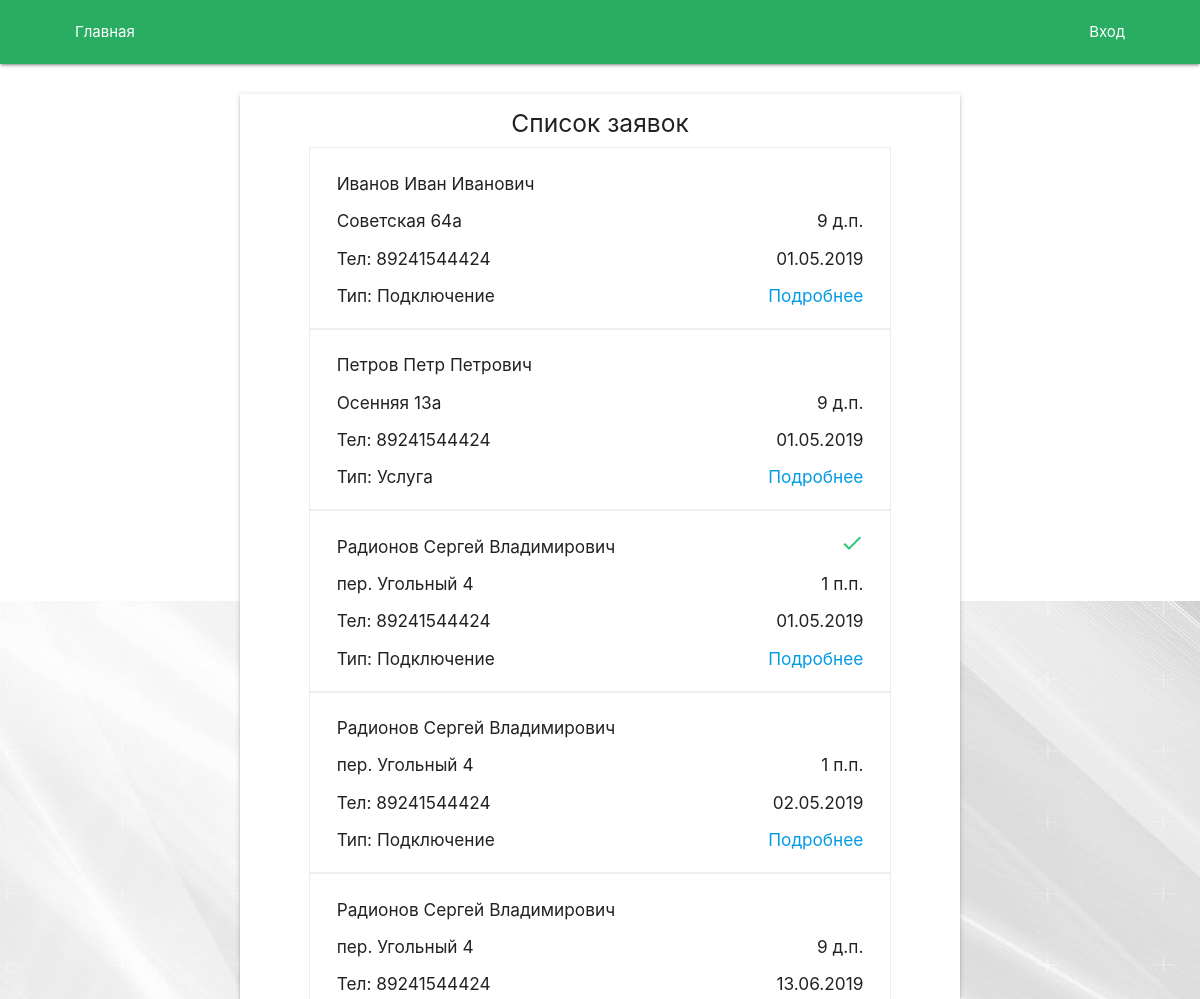
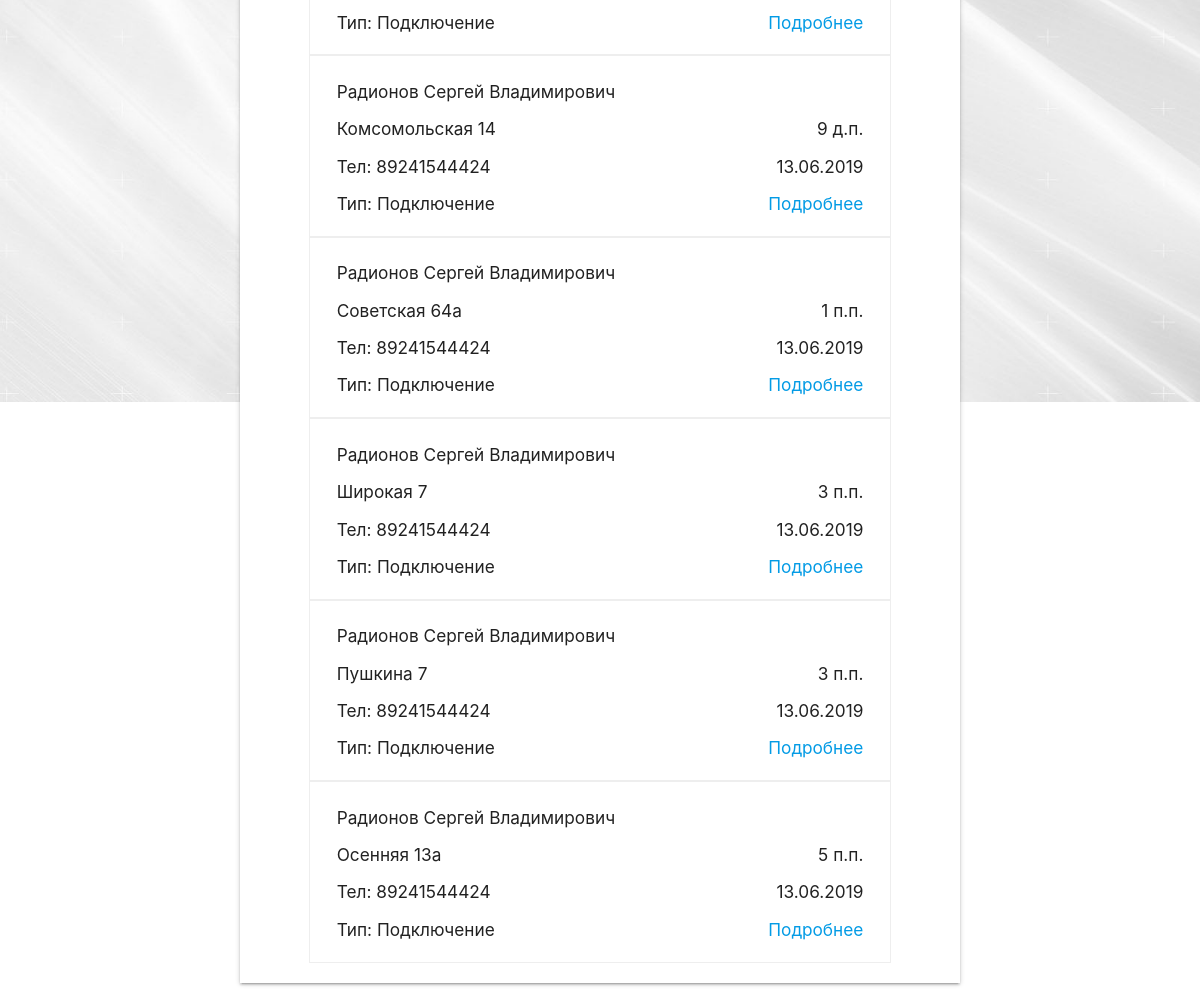
The app's page /order/list/ with its own data (2 pictures, top to bottom).
### Order/models.py (models this page shows, shortened)
class Order(models.Model):
    is_complete = models.BooleanField(default=False)
    workers = models.ManyToManyField(User, null=True, blank=True)
    group = models.ForeignKey(Group, on_delete=models.PROTECT, null=True, blank=True)
    cable_number = models.CharField(max_length=32, unique=True)
    appointed_time = models.DateTimeField()
    time_start = models.DateTimeField(null=True, blank=True)
    time_end = models.DateTimeField(null=True, blank=True)
    remark = models.CharField(max_length=2048, null=True, blank=True)
    client = models.OneToOneField('Client', on_delete=models.PROTECT)
    order_type = models.ForeignKey('OrderType', models.PROTECT)
    work_type = models.ManyToManyField('WorkType', null=True, blank=True)
    materials = models.OneToOneField('UsedMaterials', models.PROTECT)
    class Meta:
        verbose_name = 'Заявка'
        verbose_name_plural = 'Заявки'

class Client(models.Model):
    first_name = models.CharField(max_length=128)
    last_name = models.CharField(max_length=128)
    surname = models.CharField(max_length=128)
    phone = models.CharField(max_length=16)
    email = models.EmailField(null=True, blank=True)
    city = models.ForeignKey('City', on_delete=models.PROTECT)
    address = models.CharField(max_length=2048)
    apartment = models.CharField(max_length=64, blank=True, null=True)
    class Meta:
        verbose_name = 'Клиент'
        verbose_name_plural = 'Клиенты'

class OrderType(models.Model):
    name = models.CharField(max_length=256, unique=True)
    price = models.IntegerField()
    class Meta:
        verbose_name = 'Тип заявки'
        verbose_name_plural = 'Типы заявок'

### Order/views.py (the view)
# urls.py: path('list/', orders_list),
def orders_list(request):
    order_list = Order.objects.all()
    order_list = order_list.order_by('appointed_time')
    return render(request, 'Order/OrdersList.html', {'order_list': order_list})

### Order/templatetags/order_extra.py (called while the page is built)
@register.filter
def astimezone(date, destination=None):
    if not destination:
        destination = settings.TIME_ZONE
    if date.tzinfo:
        return date.astimezone(pytz.timezone(destination))
    else:
        return pytz.timezone(settings.TIME_ZONE).localize(date).astimezone(pytz.timezone(destination))

### templates/Order/OrdersList.html (shortened to what this page needs)
{% extends 'base.html' %}
{% load static %}
{% load order_extra %}
{% block content %}
    <div class="container">
        <div class="row">
            <form method="post">
                <div class="col s12 m10 offset-m1 l8 offset-l2 xl6 offset-xl3 order_list z-depth-1">
                    {% if order_list|length == 0 %}
                        <h5 class="center-align">Заявок нет</h5>
                    {% else %}
                        <h5 class="center-align">Список заявок</h5>
                    {% endif %}
                    {% for order in order_list %}
                        <div class="col s10 offset-s1 order {% if order.is_complete %}completed{% endif %}">
                            <div class="col s11 transparent-bg">
                                <h6>{{ order.client.last_name }} {{ order.client.first_name }} {{ order.client.surname }}</h6>
                            </div>
                            <div class="col s1 transparent-bg right-align">
                                {% if order.is_complete %}
                                    <i class="material-icons">check</i>
                                {% endif %}
                            </div>
                            <div class="col s10 transparent-bg">
                                <h6 class="address">{{ order.client.address }}</h6>
                            </div>
                            <div class="col s2 transparent-bg">
                                <h6 class="datetime right-align">{{ order.appointed_time|astimezone|time }}</h6>
                            </div>
                            <div class="col s7 transparent-bg">
                                <h6>Тел: {{ order.client.phone }}</h6>
                            </div>
                            <div class="col s5 transparent-bg">
                                <h6 class="right-align">{{ order.appointed_time|astimezone|date:"d.m.Y" }}</h6>
                            </div>
                            <div class="col s9 transparent-bg">
                                <h6>Тип: {{ order.order_type.name }}</h6>
                            </div>
                            <div class="col s3 transparent-bg">
                                <a href="{% if worker_list %}/order/fromworker/{{ order.id }}/{% else %}/order/change/{{ order.id }}/{% endif %}" class="right-align"><h6>Подробнее</h6></a>
                            </div>
                        </div>
                    {% endfor %}
                </div>
            </form>
        </div>
    </div>
{% endblock content %}

### static/css/style.css (style rules this page uses)
.col.order_list { margin-top:30px;padding-bottom:20px }
.col.order_list .order { padding:15px;border:1px solid #eeeeee }
.col.order_list .order i { color:#2bc676;margin-top:5px }
.transparent-bg { background-color:transparent !important }
.col { background-color:white }
html { background:url("/static/img/bg.jpg") repeat-x center center fixed;background-size:auto 100vh }
.container { width:90%;max-width:1500px }

### records on screen
Order: client.last_name "Иванов", client.first_name "Иван", client.surname "Иванович", client.address "Советская 64а", appointed_time|astimezone "9 д.п.", client.phone "89241544424", appointed_time|astimezone "01.05.2019", order_type.name "Подключение"
Order: client.last_name "Петров", client.first_name "Петр", client.surname "Петрович", client.address "Осенняя 13а", appointed_time|astimezone "9 д.п.", client.phone "89241544424", appointed_time|astimezone "01.05.2019", order_type.name "Услуга"
Order: client.last_name "Радионов", client.first_name "Сергей", client.surname "Владимирович", is_complete True (drawn), client.address "пер. Угольный 4", appointed_time|astimezone "1 п.п.", client.phone "89241544424", appointed_time|astimezone "01.05.2019", order_type.name "Подключение"
Order: client.last_name "Радионов", client.first_name "Сергей", client.surname "Владимирович", client.address "пер. Угольный 4", appointed_time|astimezone "1 п.п.", client.phone "89241544424", appointed_time|astimezone "02.05.2019", order_type.name "Подключение"
Order: client.last_name "Радионов", client.first_name "Сергей", client.surname "Владимирович", client.address "пер. Угольный 4", appointed_time|astimezone "9 д.п.", client.phone "89241544424", appointed_time|astimezone "13.06.2019", order_type.name "Подключение"
Order: client.last_name "Радионов", client.first_name "Сергей", client.surname "Владимирович", client.address "Комсомольская 14", appointed_time|astimezone "9 д.п.", client.phone "89241544424", appointed_time|astimezone "13.06.2019", order_type.name "Подключение"
Order: client.last_name "Радионов", client.first_name "Сергей", client.surname "Владимирович", client.address "Советская 64а", appointed_time|astimezone "1 п.п.", client.phone "89241544424", appointed_time|astimezone "13.06.2019", order_type.name "Подключение"
Order: client.last_name "Радионов", client.first_name "Сергей", client.surname "Владимирович", client.address "Широкая 7", appointed_time|astimezone "3 п.п.", client.phone "89241544424", appointed_time|astimezone "13.06.2019", order_type.name "Подключение"
Order: client.last_name "Радионов", client.first_name "Сергей", client.surname "Владимирович", client.address "Пушкина 7", appointed_time|astimezone "3 п.п.", client.phone "89241544424", appointed_time|astimezone "13.06.2019", order_type.name "Подключение"
Order: client.last_name "Радионов", client.first_name "Сергей", client.surname "Владимирович", client.address "Осенняя 13а", appointed_time|astimezone "5 п.п.", client.phone "89241544424", appointed_time|astimezone "13.06.2019", order_type.name "Подключение"
